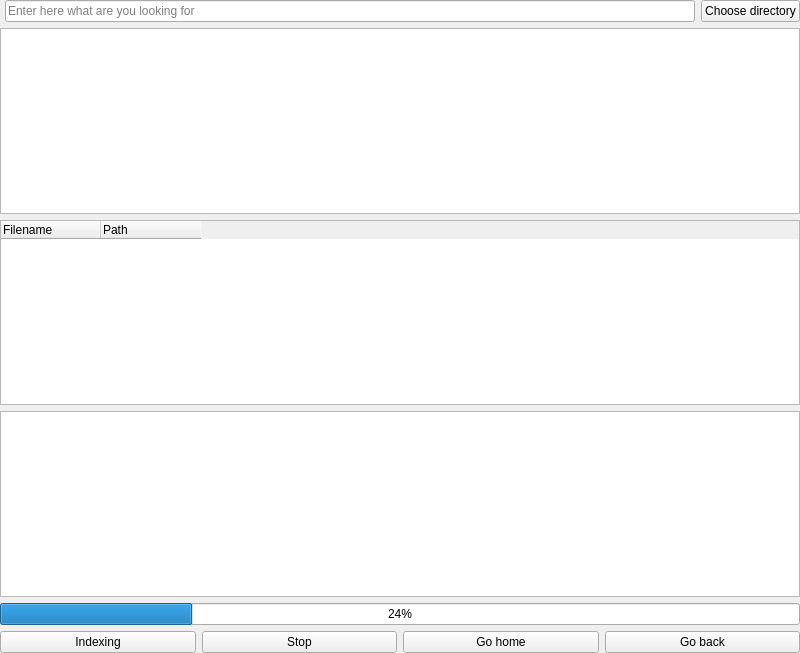
<?xml version="1.0" encoding="UTF-8"?>
<ui version="4.0">
 <class>MainWindow</class>
 <widget class="QMainWindow" name="MainWindow">
  <property name="geometry">
   <rect>
    <x>0</x>
    <y>0</y>
    <width>800</width>
    <height>653</height>
   </rect>
  </property>
  <property name="sizePolicy">
   <sizepolicy hsizetype="Preferred" vsizetype="Preferred">
    <horstretch>0</horstretch>
    <verstretch>0</verstretch>
   </sizepolicy>
  </property>
  <property name="windowTitle">
   <string>MainWindow</string>
  </property>
  <widget class="QWidget" name="centralWidget">
   <property name="acceptDrops">
    <bool>true</bool>
   </property>
   <layout class="QGridLayout" name="gridLayout">
    <property name="leftMargin">
     <number>0</number>
    </property>
    <property name="topMargin">
     <number>0</number>
    </property>
    <property name="rightMargin">
     <number>0</number>
    </property>
    <property name="bottomMargin">
     <number>0</number>
    </property>
    <item row="2" column="0">
     <widget class="QTreeWidget" name="treeWidget">
      <property name="enabled">
       <bool>true</bool>
      </property>
      <property name="sizePolicy">
       <sizepolicy hsizetype="Expanding" vsizetype="Expanding">
        <horstretch>0</horstretch>
        <verstretch>0</verstretch>
       </sizepolicy>
      </property>
      <property name="selectionMode">
       <enum>QAbstractItemView::ExtendedSelection</enum>
      </property>
      <property name="headerHidden">
       <bool>false</bool>
      </property>
      <attribute name="headerMinimumSectionSize">
       <number>100</number>
      </attribute>
      <attribute name="headerStretchLastSection">
       <bool>false</bool>
      </attribute>
      <column>
       <property name="text">
        <string>Filename</string>
       </property>
      </column>
      <column>
       <property name="text">
        <string>Path</string>
       </property>
      </column>
     </widget>
    </item>
    <item row="4" column="0">
     <widget class="QProgressBar" name="progressBar">
      <property name="sizePolicy">
       <sizepolicy hsizetype="Expanding" vsizetype="Fixed">
        <horstretch>0</horstretch>
        <verstretch>0</verstretch>
       </sizepolicy>
      </property>
      <property name="value">
       <number>24</number>
      </property>
     </widget>
    </item>
    <item row="1" column="0">
     <widget class="QListWidget" name="listWidget"/>
    </item>
    <item row="0" column="0">
     <layout class="QHBoxLayout" name="pathLayout">
      <item>
       <spacer name="horizontalSpacer">
        <property name="orientation">
         <enum>Qt::Horizontal</enum>
        </property>
        <property name="sizeType">
         <enum>QSizePolicy::Fixed</enum>
        </property>
        <property name="sizeHint" stdset="0">
         <size>
          <width>5</width>
          <height>0</height>
         </size>
        </property>
       </spacer>
      </item>
      <item>
       <widget class="QLineEdit" name="patternLine">
        <property name="sizePolicy">
         <sizepolicy hsizetype="Expanding" vsizetype="Fixed">
          <horstretch>0</horstretch>
          <verstretch>0</verstretch>
         </sizepolicy>
        </property>
        <property name="placeholderText">
         <string>Enter here what are you looking for</string>
        </property>
        <property name="clearButtonEnabled">
         <bool>false</bool>
        </property>
       </widget>
      </item>
      <item>
       <widget class="QPushButton" name="actionChoose_directory">
        <property name="text">
         <string>Choose directory</string>
        </property>
       </widget>
      </item>
     </layout>
    </item>
    <item row="5" column="0">
     <layout class="QHBoxLayout" name="buttonsLayout">
      <item>
       <widget class="QPushButton" name="actionIndexing_directory">
        <property name="text">
         <string>Indexing</string>
        </property>
       </widget>
      </item>
      <item>
       <widget class="QPushButton" name="actionCancel">
        <property name="text">
         <string>Stop</string>
        </property>
       </widget>
      </item>
      <item>
       <widget class="QPushButton" name="actionGo_home">
        <property name="text">
         <string>Go home</string>
        </property>
       </widget>
      </item>
      <item>
       <widget class="QPushButton" name="actionGo_back">
        <property name="text">
         <string>Go back</string>
        </property>
       </widget>
      </item>
     </layout>
    </item>
    <item row="3" column="0">
     <widget class="QTextEdit" name="textEdit"/>
    </item>
   </layout>
  </widget>
  <action name="actionShow_Directory">
   <property name="text">
    <string>&amp;Show Directory</string>
   </property>
   <property name="toolTip">
    <string>Show Directory</string>
   </property>
  </action>
  <action name="actionExit">
   <property name="text">
    <string>&amp;Exit</string>
   </property>
   <property name="shortcut">
    <string>Meta+Q</string>
   </property>
  </action>
  <action name="actionAbout">
   <property name="text">
    <string>About</string>
   </property>
  </action>
  <action name="actionScan_Directory">
   <property name="text">
    <string>&amp;Scan Directory</string>
   </property>
   <property name="toolTip">
    <string>Scan Directory</string>
   </property>
   <property name="shortcut">
    <string>Meta+S</string>
   </property>
  </action>
  <action name="actionHome">
   <property name="text">
    <string>Home</string>
   </property>
   <property name="toolTip">
    <string>Go to home folder</string>
   </property>
   <property name="shortcut">
    <string>Meta+H</string>
   </property>
  </action>
  <action name="actionClear_All">
   <property name="text">
    <string>Clear_All</string>
   </property>
   <property name="toolTip">
    <string>Remove all duplicates</string>
   </property>
   <property name="shortcut">
    <string>Meta+R</string>
   </property>
  </action>
  <action name="actionReturn">
   <property name="text">
    <string>Return</string>
   </property>
   <property name="toolTip">
    <string>Return to the last folder</string>
   </property>
   <property name="shortcut">
    <string>Backspace</string>
   </property>
  </action>
 </widget>
 <layoutdefault spacing="6" margin="11"/>
 <resources/>
 <connections/>
</ui>
